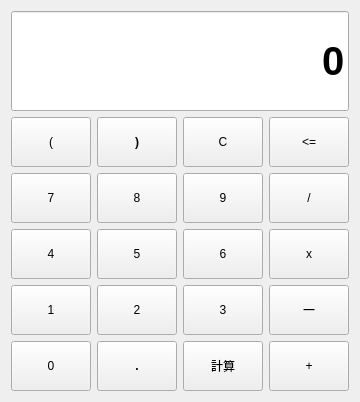
<?xml version="1.0" encoding="UTF-8"?>
<ui version="4.0">
 <class>Form</class>
 <widget class="QWidget" name="Form">
  <property name="geometry">
   <rect>
    <x>0</x>
    <y>0</y>
    <width>356</width>
    <height>402</height>
   </rect>
  </property>
  <property name="windowTitle">
   <string>計算機</string>
  </property>
  <layout class="QVBoxLayout" name="verticalLayout_3">
   <item>
    <layout class="QVBoxLayout" name="verticalLayout_2">
     <item>
      <widget class="QLineEdit" name="lineEdit_result">
       <property name="minimumSize">
        <size>
         <width>0</width>
         <height>100</height>
        </size>
       </property>
       <property name="font">
        <font>
         <pointsize>30</pointsize>
         <bold>true</bold>
        </font>
       </property>
       <property name="text">
        <string>0</string>
       </property>
       <property name="alignment">
        <set>Qt::AlignRight|Qt::AlignTrailing|Qt::AlignVCenter</set>
       </property>
       <property name="readOnly">
        <bool>true</bool>
       </property>
      </widget>
     </item>
     <item>
      <layout class="QVBoxLayout" name="verticalLayout">
       <item>
        <layout class="QHBoxLayout" name="horizontalLayout_5">
         <item>
          <widget class="QPushButton" name="pushButton_leftBracket">
           <property name="minimumSize">
            <size>
             <width>0</width>
             <height>50</height>
            </size>
           </property>
           <property name="font">
            <font>
             <pointsize>9</pointsize>
            </font>
           </property>
           <property name="text">
            <string>(</string>
           </property>
          </widget>
         </item>
         <item>
          <widget class="QPushButton" name="pushButton_rightBracket">
           <property name="minimumSize">
            <size>
             <width>0</width>
             <height>50</height>
            </size>
           </property>
           <property name="font">
            <font>
             <pointsize>9</pointsize>
             <bold>true</bold>
             <underline>false</underline>
            </font>
           </property>
           <property name="text">
            <string>)</string>
           </property>
          </widget>
         </item>
         <item>
          <widget class="QPushButton" name="pushButton_esc">
           <property name="minimumSize">
            <size>
             <width>0</width>
             <height>50</height>
            </size>
           </property>
           <property name="text">
            <string>C</string>
           </property>
          </widget>
         </item>
         <item>
          <widget class="QPushButton" name="pushButton_delete">
           <property name="minimumSize">
            <size>
             <width>0</width>
             <height>50</height>
            </size>
           </property>
           <property name="text">
            <string>&lt;=</string>
           </property>
          </widget>
         </item>
        </layout>
       </item>
       <item>
        <layout class="QHBoxLayout" name="horizontalLayout">
         <item>
          <widget class="QPushButton" name="pushButton_7">
           <property name="minimumSize">
            <size>
             <width>0</width>
             <height>50</height>
            </size>
           </property>
           <property name="text">
            <string>7</string>
           </property>
          </widget>
         </item>
         <item>
          <widget class="QPushButton" name="pushButton_8">
           <property name="minimumSize">
            <size>
             <width>0</width>
             <height>50</height>
            </size>
           </property>
           <property name="text">
            <string>8</string>
           </property>
          </widget>
         </item>
         <item>
          <widget class="QPushButton" name="pushButton_9">
           <property name="minimumSize">
            <size>
             <width>0</width>
             <height>50</height>
            </size>
           </property>
           <property name="text">
            <string>9</string>
           </property>
          </widget>
         </item>
         <item>
          <widget class="QPushButton" name="pushButton_divide">
           <property name="minimumSize">
            <size>
             <width>0</width>
             <height>50</height>
            </size>
           </property>
           <property name="text">
            <string>/</string>
           </property>
          </widget>
         </item>
        </layout>
       </item>
       <item>
        <layout class="QHBoxLayout" name="horizontalLayout_2">
         <item>
          <widget class="QPushButton" name="pushButton_4">
           <property name="minimumSize">
            <size>
             <width>0</width>
             <height>50</height>
            </size>
           </property>
           <property name="text">
            <string>4</string>
           </property>
          </widget>
         </item>
         <item>
          <widget class="QPushButton" name="pushButton_5">
           <property name="minimumSize">
            <size>
             <width>0</width>
             <height>50</height>
            </size>
           </property>
           <property name="text">
            <string>5</string>
           </property>
          </widget>
         </item>
         <item>
          <widget class="QPushButton" name="pushButton_6">
           <property name="minimumSize">
            <size>
             <width>0</width>
             <height>50</height>
            </size>
           </property>
           <property name="text">
            <string>6</string>
           </property>
          </widget>
         </item>
         <item>
          <widget class="QPushButton" name="pushButton_multiply">
           <property name="minimumSize">
            <size>
             <width>0</width>
             <height>50</height>
            </size>
           </property>
           <property name="text">
            <string>x</string>
           </property>
          </widget>
         </item>
        </layout>
       </item>
       <item>
        <layout class="QHBoxLayout" name="horizontalLayout_3">
         <item>
          <widget class="QPushButton" name="pushButton_1">
           <property name="minimumSize">
            <size>
             <width>0</width>
             <height>50</height>
            </size>
           </property>
           <property name="text">
            <string>1</string>
           </property>
          </widget>
         </item>
         <item>
          <widget class="QPushButton" name="pushButton_2">
           <property name="minimumSize">
            <size>
             <width>0</width>
             <height>50</height>
            </size>
           </property>
           <property name="text">
            <string>2</string>
           </property>
          </widget>
         </item>
         <item>
          <widget class="QPushButton" name="pushButton_3">
           <property name="minimumSize">
            <size>
             <width>0</width>
             <height>50</height>
            </size>
           </property>
           <property name="text">
            <string>3</string>
           </property>
          </widget>
         </item>
         <item>
          <widget class="QPushButton" name="pushButton_subtract">
           <property name="minimumSize">
            <size>
             <width>0</width>
             <height>50</height>
            </size>
           </property>
           <property name="text">
            <string>一</string>
           </property>
          </widget>
         </item>
        </layout>
       </item>
       <item>
        <layout class="QHBoxLayout" name="horizontalLayout_4">
         <item>
          <widget class="QPushButton" name="pushButton_0">
           <property name="minimumSize">
            <size>
             <width>0</width>
             <height>50</height>
            </size>
           </property>
           <property name="font">
            <font>
             <pointsize>9</pointsize>
            </font>
           </property>
           <property name="text">
            <string>0</string>
           </property>
          </widget>
         </item>
         <item>
          <widget class="QPushButton" name="pushButton_dot">
           <property name="minimumSize">
            <size>
             <width>0</width>
             <height>50</height>
            </size>
           </property>
           <property name="font">
            <font>
             <pointsize>9</pointsize>
             <bold>true</bold>
             <underline>false</underline>
            </font>
           </property>
           <property name="text">
            <string>.</string>
           </property>
          </widget>
         </item>
         <item>
          <widget class="QPushButton" name="pushButton_enter">
           <property name="minimumSize">
            <size>
             <width>0</width>
             <height>50</height>
            </size>
           </property>
           <property name="text">
            <string>計算</string>
           </property>
          </widget>
         </item>
         <item>
          <widget class="QPushButton" name="pushButton_plus">
           <property name="minimumSize">
            <size>
             <width>0</width>
             <height>50</height>
            </size>
           </property>
           <property name="text">
            <string>+</string>
           </property>
          </widget>
         </item>
        </layout>
       </item>
      </layout>
     </item>
    </layout>
   </item>
  </layout>
 </widget>
 <resources/>
 <connections/>
</ui>
